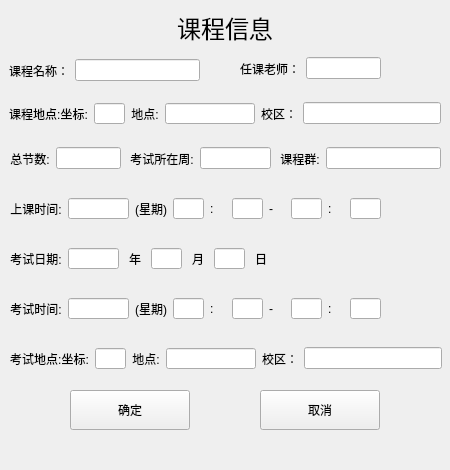
<?xml version="1.0" encoding="UTF-8"?>
<ui version="4.0">
 <class>input_course</class>
 <widget class="QWidget" name="input_course">
  <property name="geometry">
   <rect>
    <x>0</x>
    <y>0</y>
    <width>450</width>
    <height>470</height>
   </rect>
  </property>
  <property name="minimumSize">
   <size>
    <width>450</width>
    <height>470</height>
   </size>
  </property>
  <property name="maximumSize">
   <size>
    <width>450</width>
    <height>470</height>
   </size>
  </property>
  <property name="windowTitle">
   <string>输入课程信息</string>
  </property>
  <property name="windowIcon">
   <iconset resource="ImageResource.qrc">
    <normaloff>:/image/image/icon1.png</normaloff>:/image/image/icon1.png</iconset>
  </property>
  <property name="styleSheet">
   <string notr="true">background-color：{rgb(85, 170, 255)}</string>
  </property>
  <widget class="QLabel" name="label">
   <property name="geometry">
    <rect>
     <x>165</x>
     <y>10</y>
     <width>120</width>
     <height>36</height>
    </rect>
   </property>
   <property name="font">
    <font>
     <family>Agency FB</family>
     <pointsize>18</pointsize>
    </font>
   </property>
   <property name="layoutDirection">
    <enum>Qt::LeftToRight</enum>
   </property>
   <property name="text">
    <string>课程信息</string>
   </property>
   <property name="alignment">
    <set>Qt::AlignCenter</set>
   </property>
  </widget>
  <widget class="QWidget" name="horizontalLayoutWidget">
   <property name="geometry">
    <rect>
     <x>9</x>
     <y>52</y>
     <width>191</width>
     <height>37</height>
    </rect>
   </property>
   <layout class="QHBoxLayout" name="horizontalLayout_3">
    <item>
     <widget class="QLabel" name="label_2">
      <property name="text">
       <string>课程名称：</string>
      </property>
      <property name="alignment">
       <set>Qt::AlignCenter</set>
      </property>
     </widget>
    </item>
    <item>
     <widget class="QLineEdit" name="line_name"/>
    </item>
   </layout>
  </widget>
  <widget class="QWidget" name="horizontalLayoutWidget_2">
   <property name="geometry">
    <rect>
     <x>240</x>
     <y>50</y>
     <width>141</width>
     <height>37</height>
    </rect>
   </property>
   <layout class="QHBoxLayout" name="horizontalLayout_4">
    <item>
     <widget class="QLabel" name="label_3">
      <property name="text">
       <string>任课老师：</string>
      </property>
      <property name="alignment">
       <set>Qt::AlignCenter</set>
      </property>
     </widget>
    </item>
    <item>
     <widget class="QLineEdit" name="line_teacher"/>
    </item>
   </layout>
  </widget>
  <widget class="QWidget" name="horizontalLayoutWidget_5">
   <property name="geometry">
    <rect>
     <x>10</x>
     <y>190</y>
     <width>371</width>
     <height>38</height>
    </rect>
   </property>
   <layout class="QHBoxLayout" name="horizontalLayout_7">
    <item>
     <widget class="QLabel" name="label_6">
      <property name="text">
       <string>上课时间:</string>
      </property>
      <property name="alignment">
       <set>Qt::AlignCenter</set>
      </property>
     </widget>
    </item>
    <item>
     <widget class="QLineEdit" name="line_DoW">
      <property name="maximumSize">
       <size>
        <width>61</width>
        <height>21</height>
       </size>
      </property>
     </widget>
    </item>
    <item>
     <widget class="QLabel" name="label_14">
      <property name="maximumSize">
       <size>
        <width>51</width>
        <height>31</height>
       </size>
      </property>
      <property name="text">
       <string>(星期)</string>
      </property>
      <property name="alignment">
       <set>Qt::AlignCenter</set>
      </property>
     </widget>
    </item>
    <item>
     <widget class="QLineEdit" name="line_start_hour">
      <property name="maximumSize">
       <size>
        <width>31</width>
        <height>21</height>
       </size>
      </property>
     </widget>
    </item>
    <item>
     <widget class="QLabel" name="label_12">
      <property name="text">
       <string>:</string>
      </property>
     </widget>
    </item>
    <item>
     <widget class="QLineEdit" name="line_start_minute">
      <property name="maximumSize">
       <size>
        <width>31</width>
        <height>21</height>
       </size>
      </property>
     </widget>
    </item>
    <item>
     <widget class="QLabel" name="label_11">
      <property name="text">
       <string>-</string>
      </property>
     </widget>
    </item>
    <item>
     <widget class="QLineEdit" name="line_end_hour">
      <property name="maximumSize">
       <size>
        <width>31</width>
        <height>21</height>
       </size>
      </property>
     </widget>
    </item>
    <item>
     <widget class="QLabel" name="label_13">
      <property name="text">
       <string>:</string>
      </property>
     </widget>
    </item>
    <item>
     <widget class="QLineEdit" name="line_end_minute">
      <property name="maximumSize">
       <size>
        <width>31</width>
        <height>21</height>
       </size>
      </property>
     </widget>
    </item>
   </layout>
  </widget>
  <widget class="QWidget" name="horizontalLayoutWidget_7">
   <property name="geometry">
    <rect>
     <x>10</x>
     <y>240</y>
     <width>261</width>
     <height>37</height>
    </rect>
   </property>
   <layout class="QHBoxLayout" name="horizontalLayout_9">
    <item>
     <widget class="QLabel" name="label_8">
      <property name="text">
       <string>考试日期:</string>
      </property>
      <property name="alignment">
       <set>Qt::AlignCenter</set>
      </property>
     </widget>
    </item>
    <item>
     <widget class="QLineEdit" name="line_exam_year">
      <property name="maximumSize">
       <size>
        <width>51</width>
        <height>21</height>
       </size>
      </property>
     </widget>
    </item>
    <item>
     <widget class="QLabel" name="label_15">
      <property name="text">
       <string>年</string>
      </property>
      <property name="alignment">
       <set>Qt::AlignCenter</set>
      </property>
     </widget>
    </item>
    <item>
     <widget class="QLineEdit" name="line_exam_month">
      <property name="maximumSize">
       <size>
        <width>31</width>
        <height>21</height>
       </size>
      </property>
     </widget>
    </item>
    <item>
     <widget class="QLabel" name="label_16">
      <property name="text">
       <string>月</string>
      </property>
      <property name="alignment">
       <set>Qt::AlignCenter</set>
      </property>
     </widget>
    </item>
    <item>
     <widget class="QLineEdit" name="line_exam_day">
      <property name="maximumSize">
       <size>
        <width>31</width>
        <height>21</height>
       </size>
      </property>
     </widget>
    </item>
    <item>
     <widget class="QLabel" name="label_17">
      <property name="text">
       <string>日</string>
      </property>
      <property name="alignment">
       <set>Qt::AlignCenter</set>
      </property>
     </widget>
    </item>
   </layout>
  </widget>
  <widget class="QWidget" name="horizontalLayoutWidget_8">
   <property name="geometry">
    <rect>
     <x>280</x>
     <y>140</y>
     <width>161</width>
     <height>37</height>
    </rect>
   </property>
   <layout class="QHBoxLayout" name="horizontalLayout_10">
    <item>
     <widget class="QLabel" name="label_9">
      <property name="text">
       <string>课程群:</string>
      </property>
      <property name="alignment">
       <set>Qt::AlignCenter</set>
      </property>
     </widget>
    </item>
    <item>
     <widget class="QLineEdit" name="line_group"/>
    </item>
   </layout>
  </widget>
  <widget class="QWidget" name="horizontalLayoutWidget_9">
   <property name="geometry">
    <rect>
     <x>130</x>
     <y>140</y>
     <width>141</width>
     <height>37</height>
    </rect>
   </property>
   <layout class="QHBoxLayout" name="horizontalLayout_11">
    <item>
     <widget class="QLabel" name="label_18">
      <property name="text">
       <string>考试所在周:</string>
      </property>
      <property name="alignment">
       <set>Qt::AlignCenter</set>
      </property>
     </widget>
    </item>
    <item>
     <widget class="QLineEdit" name="line_exam_week"/>
    </item>
   </layout>
  </widget>
  <widget class="QWidget" name="horizontalLayoutWidget_10">
   <property name="geometry">
    <rect>
     <x>10</x>
     <y>290</y>
     <width>371</width>
     <height>37</height>
    </rect>
   </property>
   <layout class="QHBoxLayout" name="horizontalLayout_12">
    <item>
     <widget class="QLabel" name="label_19">
      <property name="text">
       <string>考试时间:</string>
      </property>
      <property name="alignment">
       <set>Qt::AlignCenter</set>
      </property>
     </widget>
    </item>
    <item>
     <widget class="QLineEdit" name="line_exam_DoW">
      <property name="maximumSize">
       <size>
        <width>61</width>
        <height>21</height>
       </size>
      </property>
     </widget>
    </item>
    <item>
     <widget class="QLabel" name="label_20">
      <property name="maximumSize">
       <size>
        <width>51</width>
        <height>31</height>
       </size>
      </property>
      <property name="text">
       <string>(星期)</string>
      </property>
      <property name="alignment">
       <set>Qt::AlignCenter</set>
      </property>
     </widget>
    </item>
    <item>
     <widget class="QLineEdit" name="line_exam_start_hour">
      <property name="maximumSize">
       <size>
        <width>31</width>
        <height>21</height>
       </size>
      </property>
     </widget>
    </item>
    <item>
     <widget class="QLabel" name="label_21">
      <property name="text">
       <string>:</string>
      </property>
     </widget>
    </item>
    <item>
     <widget class="QLineEdit" name="line_exam_start_minute">
      <property name="maximumSize">
       <size>
        <width>31</width>
        <height>21</height>
       </size>
      </property>
     </widget>
    </item>
    <item>
     <widget class="QLabel" name="label_22">
      <property name="text">
       <string>-</string>
      </property>
     </widget>
    </item>
    <item>
     <widget class="QLineEdit" name="line_exam_end_hour">
      <property name="maximumSize">
       <size>
        <width>31</width>
        <height>21</height>
       </size>
      </property>
     </widget>
    </item>
    <item>
     <widget class="QLabel" name="label_23">
      <property name="text">
       <string>:</string>
      </property>
     </widget>
    </item>
    <item>
     <widget class="QLineEdit" name="line_exam_end_minute">
      <property name="maximumSize">
       <size>
        <width>31</width>
        <height>21</height>
       </size>
      </property>
     </widget>
    </item>
   </layout>
  </widget>
  <widget class="QWidget" name="horizontalLayoutWidget_11">
   <property name="geometry">
    <rect>
     <x>10</x>
     <y>340</y>
     <width>432</width>
     <height>37</height>
    </rect>
   </property>
   <layout class="QHBoxLayout" name="horizontalLayout_13">
    <item>
     <widget class="QLabel" name="label_24">
      <property name="text">
       <string>考试地点:坐标:</string>
      </property>
      <property name="alignment">
       <set>Qt::AlignCenter</set>
      </property>
     </widget>
    </item>
    <item>
     <widget class="QLineEdit" name="line_exam_n">
      <property name="sizePolicy">
       <sizepolicy hsizetype="Fixed" vsizetype="Maximum">
        <horstretch>0</horstretch>
        <verstretch>0</verstretch>
       </sizepolicy>
      </property>
      <property name="maximumSize">
       <size>
        <width>31</width>
        <height>21</height>
       </size>
      </property>
     </widget>
    </item>
    <item>
     <widget class="QLabel" name="label_25">
      <property name="maximumSize">
       <size>
        <width>51</width>
        <height>31</height>
       </size>
      </property>
      <property name="text">
       <string>地点:</string>
      </property>
      <property name="alignment">
       <set>Qt::AlignCenter</set>
      </property>
     </widget>
    </item>
    <item>
     <widget class="QLineEdit" name="line_exam_position">
      <property name="sizePolicy">
       <sizepolicy hsizetype="Fixed" vsizetype="Fixed">
        <horstretch>0</horstretch>
        <verstretch>0</verstretch>
       </sizepolicy>
      </property>
      <property name="maximumSize">
       <size>
        <width>90</width>
        <height>21</height>
       </size>
      </property>
     </widget>
    </item>
    <item>
     <widget class="QLabel" name="label_27">
      <property name="text">
       <string>校区：</string>
      </property>
      <property name="alignment">
       <set>Qt::AlignCenter</set>
      </property>
     </widget>
    </item>
    <item>
     <widget class="QLineEdit" name="line_exam_campus"/>
    </item>
   </layout>
  </widget>
  <widget class="QWidget" name="horizontalLayoutWidget_3">
   <property name="geometry">
    <rect>
     <x>9</x>
     <y>95</y>
     <width>432</width>
     <height>37</height>
    </rect>
   </property>
   <layout class="QHBoxLayout" name="horizontalLayout_5">
    <item>
     <widget class="QLabel" name="label_4">
      <property name="text">
       <string>课程地点:坐标:</string>
      </property>
      <property name="alignment">
       <set>Qt::AlignCenter</set>
      </property>
     </widget>
    </item>
    <item>
     <widget class="QLineEdit" name="line_n">
      <property name="sizePolicy">
       <sizepolicy hsizetype="Fixed" vsizetype="Maximum">
        <horstretch>0</horstretch>
        <verstretch>0</verstretch>
       </sizepolicy>
      </property>
      <property name="maximumSize">
       <size>
        <width>31</width>
        <height>21</height>
       </size>
      </property>
     </widget>
    </item>
    <item>
     <widget class="QLabel" name="label_10">
      <property name="maximumSize">
       <size>
        <width>51</width>
        <height>31</height>
       </size>
      </property>
      <property name="text">
       <string>地点:</string>
      </property>
      <property name="alignment">
       <set>Qt::AlignCenter</set>
      </property>
     </widget>
    </item>
    <item>
     <widget class="QLineEdit" name="line_position">
      <property name="sizePolicy">
       <sizepolicy hsizetype="Fixed" vsizetype="Fixed">
        <horstretch>0</horstretch>
        <verstretch>0</verstretch>
       </sizepolicy>
      </property>
      <property name="maximumSize">
       <size>
        <width>90</width>
        <height>21</height>
       </size>
      </property>
     </widget>
    </item>
    <item>
     <widget class="QLabel" name="label_5">
      <property name="text">
       <string>校区：</string>
      </property>
      <property name="alignment">
       <set>Qt::AlignCenter</set>
      </property>
     </widget>
    </item>
    <item>
     <widget class="QLineEdit" name="line_campus"/>
    </item>
   </layout>
  </widget>
  <widget class="QWidget" name="horizontalLayoutWidget_12">
   <property name="geometry">
    <rect>
     <x>10</x>
     <y>140</y>
     <width>111</width>
     <height>37</height>
    </rect>
   </property>
   <layout class="QHBoxLayout" name="horizontalLayout_14">
    <item>
     <widget class="QLabel" name="label_26">
      <property name="text">
       <string>总节数:</string>
      </property>
      <property name="alignment">
       <set>Qt::AlignCenter</set>
      </property>
     </widget>
    </item>
    <item>
     <widget class="QLineEdit" name="line_section"/>
    </item>
   </layout>
  </widget>
  <widget class="QPushButton" name="btn_cancel">
   <property name="geometry">
    <rect>
     <x>260</x>
     <y>390</y>
     <width>120</width>
     <height>40</height>
    </rect>
   </property>
   <property name="text">
    <string>取消</string>
   </property>
  </widget>
  <widget class="QPushButton" name="btn_yes">
   <property name="geometry">
    <rect>
     <x>70</x>
     <y>390</y>
     <width>120</width>
     <height>40</height>
    </rect>
   </property>
   <property name="text">
    <string>确定</string>
   </property>
  </widget>
 </widget>
 <resources>
  <include location="ImageResource.qrc"/>
 </resources>
 <connections/>
</ui>
